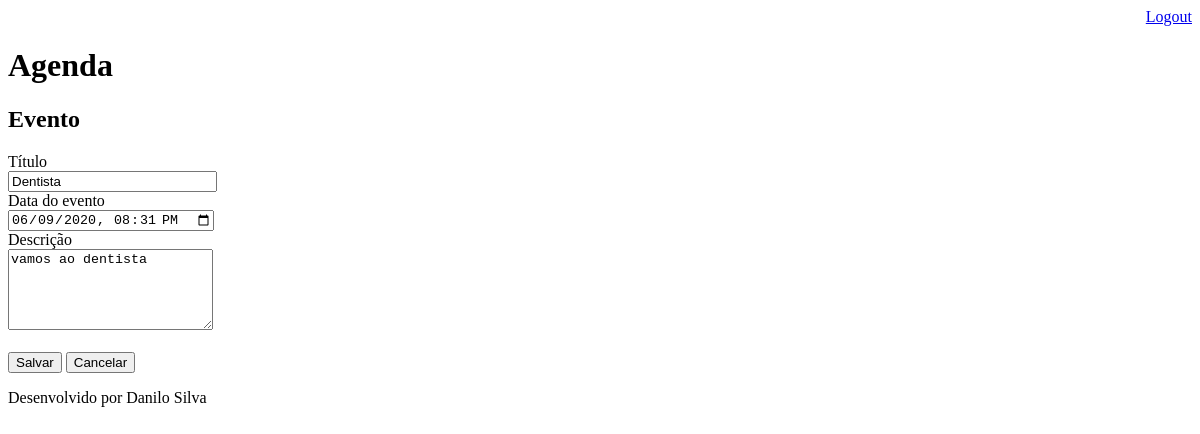
The page /agenda/evento/?id=1 (signed in) on the database as committed earlier.
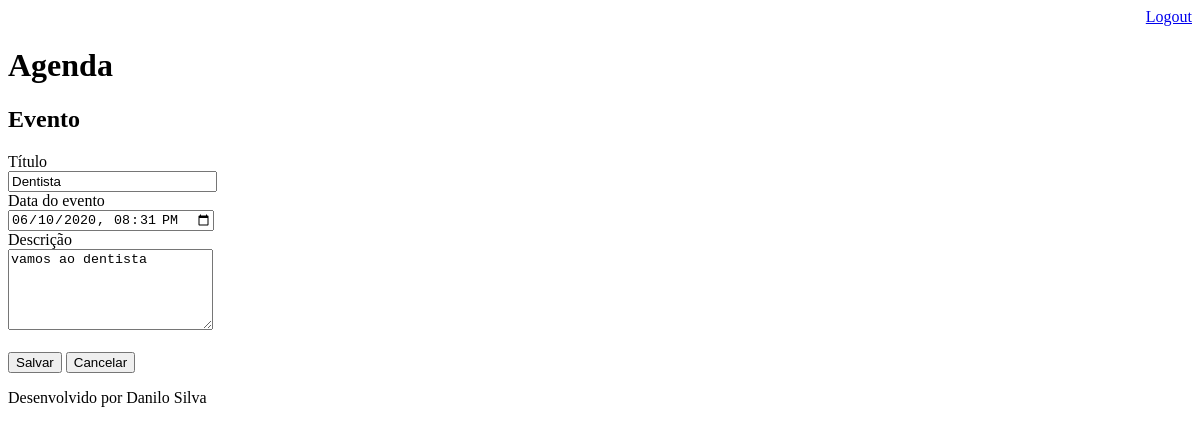
The same page on the database as committed later.
### core/models.py (models this page shows, shortened)
class Evento(models.Model):
    titulo = models.CharField(max_length=100)
    descricao = models.TextField(blank=True, null=True)
    data_evento = models.DateTimeField(verbose_name='Data do evento')
    data_criacao = models.DateTimeField(auto_now=True, verbose_name='Data de criação')
    usuario = models.ForeignKey(User, on_delete=models.CASCADE)
    class Meta:
        db_table = 'evento'
    def get_data_evento_update(self):
        return self.data_evento.strftime('%Y-%m-%d %H:%M')

### core/views.py (the view)
# urls.py: path('agenda/evento/', views.evento),
@login_required(login_url='/login/')
def evento(request):
    id_evento = request.GET.get('id')
    dados = {}
    if id_evento:
        dados['evento'] = Evento.objects.get(id=id_evento)
    return render(request, 'evento.html', dados)

### templates/evento.html (shortened to what this page needs)
{% extends "model_page.html" %}
{% block content %}
  <h2>Evento</h2>
  <form action="submit" method="post"> {% csrf_token %}
    <label>Título</label>
    <br>
    <input type="text" name="titulo" size="23" value="{{evento.titulo}}">
    <br>
    <label>Data do evento</label>
    <br>
    <input type="datetime-local" name="data_evento" value="{{evento.get_data_evento_update}}">
    <br>
    <label>Descrição</label>
    <br>
    <textarea name="descricao" rows="5" cols="23">{{evento.descricao}}</textarea>
    <br><br>
    <button type="submit">Salvar</button>
    <a href='/'><button type="button">Cancelar</button></a>
  </form>
{% endblock %}

Rows that differ between the two databases and show on the page:
changed Evento "Dentista": data_evento "06/09/2020 20:31" → "06/10/2020 20:31"
